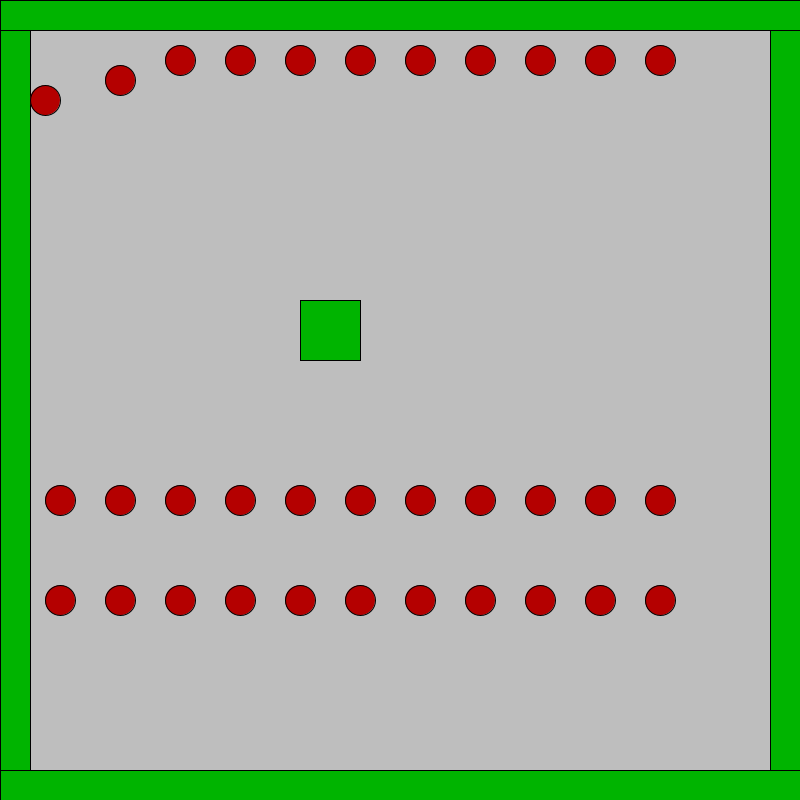
Frame 1 (no input)
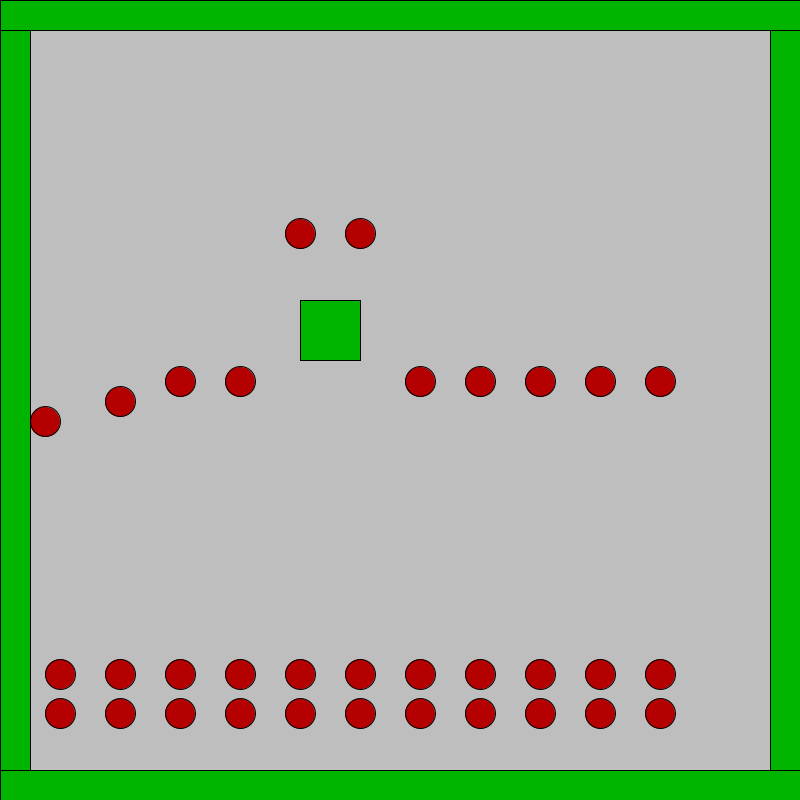
Frame 60 (the mouse pressed at the canvas centre just before this capture)
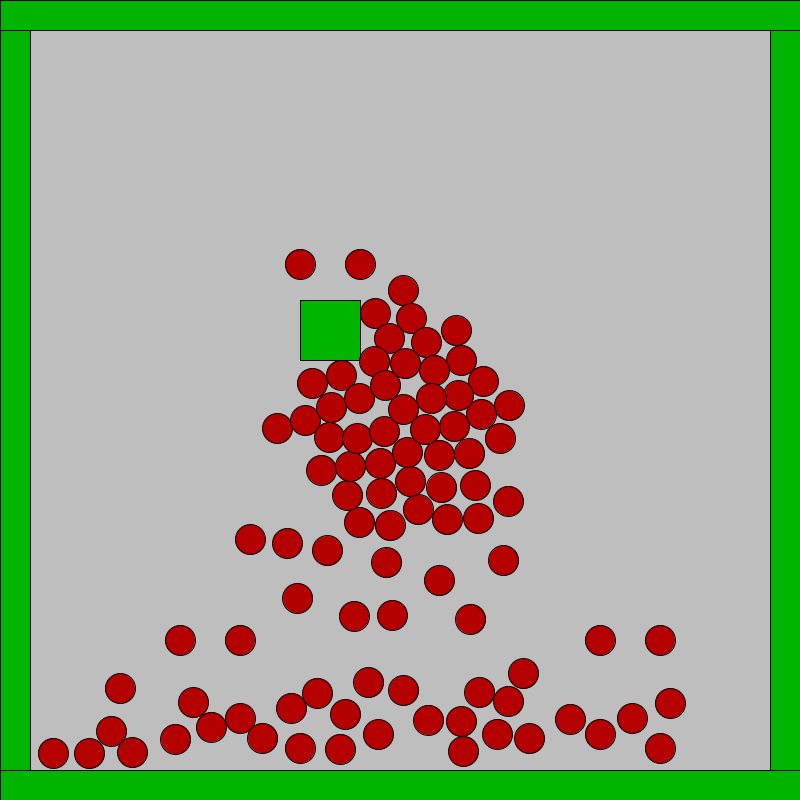
Frame 120 (the mouse held since frame 60 and released just before this capture)

The Processing sketch that drew these frames (run headless with seeded random() and noise(); from frame 60 on, the mouse is pressed at the canvas centre):

// Processing sketch: circle_Rect_Physic_Sim
// ── circle_Rect_Physic_Sim.pde
/*
https://flatredball.com/documentation/tutorials/math/circle-collision/
*/

ArrayList<circle> circles= new ArrayList<circle>();
ArrayList<rectangle> rectangles= new ArrayList<rectangle>();


int lastTime = 1;
float delta = 0;
int substeps = 4;
int stepCount = 1;

void setup(){
  
  size(800,800);
  frameRate(60);
  
  circles.add(new circle(40,100,30,10));
  circles.add(new circle(120,80, 30,5));
  circles.add(new circle(180,60, 30,5));
  circles.add(new circle(240,60, 30,10));
  circles.add(new circle(300,60, 30,5));
  circles.add(new circle(360,60, 30,5));
  circles.add(new circle(420,60, 30,10));
  circles.add(new circle(480,60, 30,5));
  circles.add(new circle(540,60, 30,5));
  circles.add(new circle(600,60, 30,10));
  circles.add(new circle(660,60, 30,5));
  
  circles.add(new circle(60,500, 30,10));
  circles.add(new circle(120,500, 30,5));
  circles.add(new circle(180,500, 30,5));
  circles.add(new circle(240,500, 30,10));
  circles.add(new circle(300,500, 30,5));
  circles.add(new circle(360,500, 30,5));
  circles.add(new circle(420,500, 30,10));
  circles.add(new circle(480,500, 30,5));
  circles.add(new circle(540,500, 30,5));
  circles.add(new circle(600,500, 30,10));
  circles.add(new circle(660,500, 30,5));
  
  circles.add(new circle(60,600, 30,10));
  circles.add(new circle(120,600, 30,5));
  circles.add(new circle(180,600, 30,5));
  circles.add(new circle(240,600, 30,10));
  circles.add(new circle(300,600, 30,5));
  circles.add(new circle(360,600, 30,5));
  circles.add(new circle(420,600, 30,10));
  circles.add(new circle(480,600, 30,5));
  circles.add(new circle(540,600, 30,5));
  circles.add(new circle(600,600, 30,10));
  circles.add(new circle(660,600, 30,5));
  
  rectangles.add(new rectangle(0,0,800,30));
  rectangles.add(new rectangle(0,770,800,30));
  rectangles.add(new rectangle(0,30,30,740));
  rectangles.add(new rectangle(770,30,30,740));
  rectangles.add(new rectangle(300,300,60,60));
}

void draw(){
  background(190);
  
  delta = millis() - lastTime;
  if(delta > 0){
  int fps = (int)(1 / (delta / 1000));
  println("fps: " + fps + " d: " +delta);
  }else{
  println("fps: " + 0 + " d: " +delta);
  }
  if (mousePressed == true){
    circles.add(new circle(mouseX, mouseY, 30, 10));
  }
  
  for(int step=0; step < substeps;step++){
    //println(stepCount);
    
    // update circles
    for(int i=0; i<circles.size(); i++){
      circles.get(i).update(substeps);
    }
  
    // circle circles collision
    for(int i=0; i<circles.size(); i++){
      for(int j=0; j<circles.size(); j++){
        if(j != i){
          circle_circle_CollisionD(circles.get(i), circles.get(j));
        }
      }
    }
  
    //check circles rectangles collision
    for(int i=0; i<rectangles.size(); i++){
      for(int j=0; j<circles.size(); j++){
        circle_rect_collision_improved(circles.get(j), rectangles.get(i));
      }
    }
    stepCount ++;
  }
  stepCount = 1;
  
  
  
  // display
  for(int i=0; i<rectangles.size(); i++){
    rectangles.get(i).display();
  }
  for(int i=0; i<circles.size(); i++){
    circles.get(i).display();
  }
  
  lastTime = millis();
}

void circle_rect_collision_improved(circle c, rectangle r){
    // calculate the position of possible collision
    float collisionX = constrain(c.position.x - r.position.x, 0, r.size.x) + r.position.x;
    float collisionY = constrain(c.position.y - r.position.y, 0, r.size.y) + r.position.y;
    
    // calculate distance to possible collisionpoint
    float distanceBetweenCircleRectSquared = sq(collisionX - c.position.x) + sq(collisionY - c.position.y);
    
    // check if collision is true
    if(distanceBetweenCircleRectSquared < sq(c.size/2)){
      PVector directionVector = new PVector(collisionX - c.position.x, collisionY - c.position.y);
      PVector directionVectorNormalized = directionVector.copy();
      directionVectorNormalized.normalize();
      // magnitude
      float distanceBetweenCircleRect = directionVector.mag();
      
      //move circle just outside of the rect
      float distanceToMove = c.size/2 - distanceBetweenCircleRect;
      c.position.x -= directionVectorNormalized.x * distanceToMove;
      c.position.y -= directionVectorNormalized.y * distanceToMove;
      
      // reflect velocity
      float dotProd = PVector.dot(c.velocity, directionVectorNormalized); //dot product
      
      PVector velocityChange = new PVector(directionVectorNormalized.x * dotProd, directionVectorNormalized.y * dotProd);
      if(velocityChange.mag() < 0.02){
        c.velocity.x -= velocityChange.x; // calculate the new vector x
        c.velocity.y -= velocityChange.y; // calculate the new vector y
      }
      else{
        c.velocity.x -= 2 * velocityChange.x; // calculate the new vector x
        c.velocity.y -= 2 * velocityChange.y; // calculate the new vector y
      }
    }
}

void circle_circle_CollisionD (circle c1, circle c2){
    // check if circles are intersecting
    float distanceBetweenCirclesSquared = (c2.position.x - c1.position.x) * (c2.position.x - c1.position.x) + (c2.position.y - c1.position.y) * (c2.position.y - c1.position.y); //<>//
    
    if(distanceBetweenCirclesSquared < (c1.size/2 + c2.size/2) * (c1.size/2 + c2.size/2)){

      float angle = atan2(c2.position.y - c1.position.y, c2.position.x - c1.position.x);
      float distanceBetweenCircles = sqrt(distanceBetweenCirclesSquared);
      float distanceToMove = c1.size/2 + c2.size/2 - distanceBetweenCircles;
      
      // move circle 2 half of the distance away from circle 1
      c2.position.x += cos(angle) * distanceToMove/2;
      c2.position.y += sin(angle) * distanceToMove/2;
      
      // move circle 1 half of the distance away from circle 2
      c1.position.x -= cos(angle) * distanceToMove/2;
      c1.position.y -= sin(angle) * distanceToMove/2;
      
      //calculate new velocit after collision
      PVector tangentVector = new PVector(c2.position.y - c1.position.y, -(c2.position.x - c1.position.x));
      PVector tangentVectorNormalized = tangentVector.copy();
      tangentVectorNormalized.normalize();
      
      PVector relativeVelocity = new PVector(c2.velocity.x - c1.velocity.x, c2.velocity.y - c1.velocity.y);
      
      float dotProd = PVector.dot(relativeVelocity, tangentVectorNormalized);
      
      PVector velocityComponentOnTangent = PVector.mult(tangentVectorNormalized, dotProd);
      
      PVector velocityComponentPerpendicularToTangent = PVector.sub(relativeVelocity, velocityComponentOnTangent);
      
      if(velocityComponentPerpendicularToTangent.mag() < 0.02){
        c1.velocity.setMag(0);
        c2.velocity.setMag(0);
      }
      else{
        // movce circle 1 by the new velocity;
        c1.velocity.x += velocityComponentPerpendicularToTangent.x;
        c1.velocity.y += velocityComponentPerpendicularToTangent.y;
        
        // movce circle 2 by the new velocity;
        c2.velocity.x -= velocityComponentPerpendicularToTangent.x;
        c2.velocity.y -= velocityComponentPerpendicularToTangent.y;
      } 
    }
}

// ── circle_class.pde
class circle{
  PVector velocity, position;
  int size, mass;
  
  circle(int x, int y, int s, int m){
    velocity = new PVector(0,0);
    // velocity = PVector.random2D(); 
    velocity.mult(20);
    position = new PVector(x,y);
    
    size = s;
    mass = m;
  }
  
  void update(int substeps){
    
    PVector gravityVector = new PVector(0,0.08);
    
    // gravity
    velocity.add(gravityVector);    
    
    // air Resistance
    float c = 0.0015;
    
    float v = velocity.mag();
    PVector drag = velocity.copy();
    drag.normalize();
    drag.mult(-1);
     //<>//
    drag.setMag(sq(v) * c); //<>// //<>//
    
    velocity.add(drag);
    
    // add velocity to the position
    position.x += velocity.x / substeps;
    position.y += velocity.y / substeps;
  }
  
  void gravity(){
    
  }
  
  void display(){
    fill(180,0,0);
    ellipse(position.x, position.y, size, size);
  }
}

// ── rectangle.pde
class rectangle{
  PVector velocity, size, position;
  
  
  
  rectangle(int x, int y, int xs, int ys){
    velocity = new PVector(0,0);
    position = new PVector(x,y);
    size = new PVector(xs, ys);
  }
  
  void update(){
    position.x += velocity.x;
    position.y += velocity.y;
  }
  
  void display(){
    fill(0,180,0);
    rect(position.x, position.y, size.x, size.y);
  }
  
}
